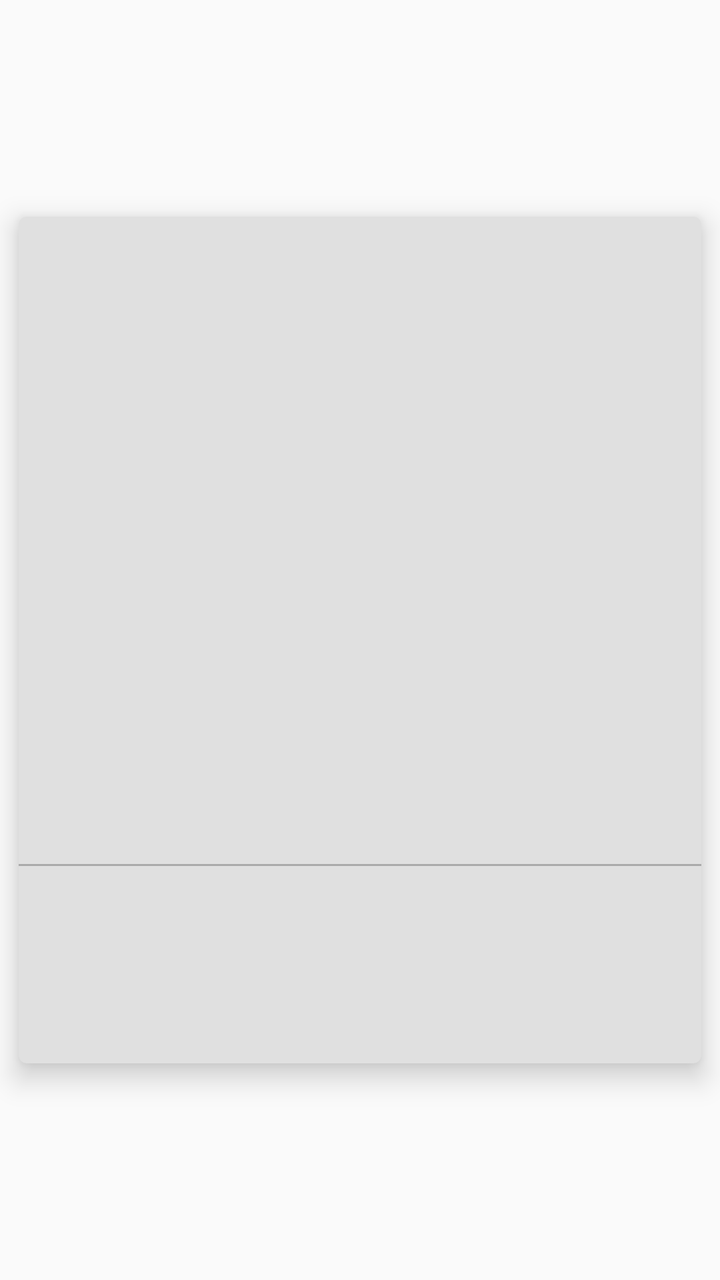
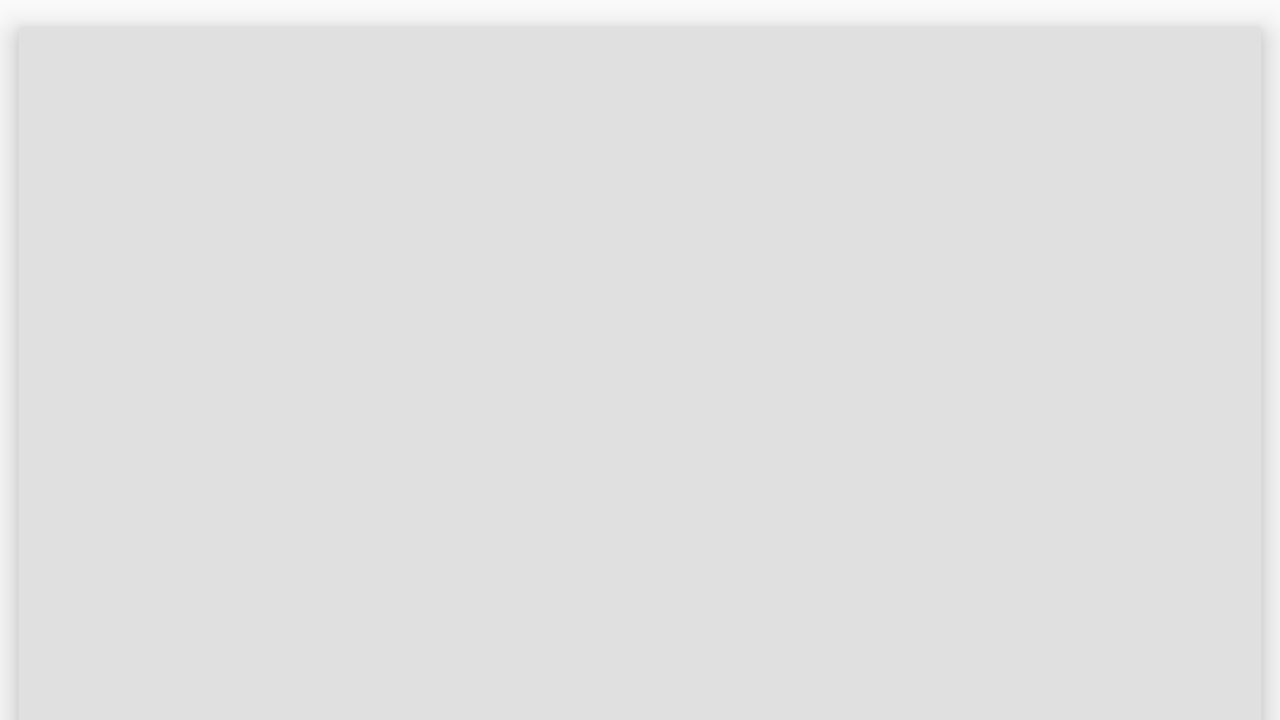

One screen, two layout resources from the same app: the default and the author's alternative for another configuration. Each is rendered where Android would select it; the XML of both is given below.
<!-- AndroidManifest.xml: application theme AppTheme -->
<!-- res/layout/movie_single.xml -->
<LinearLayout xmlns:android="http://schemas.android.com/apk/res/android"
    xmlns:card_view="http://schemas.android.com/apk/res-auto"
    android:layout_height="wrap_content"
    android:layout_width="match_parent">

    <androidx.cardview.widget.CardView
        android:id="@+id/card_view"
        android:layout_gravity="center"
        android:layout_width="match_parent"
        android:layout_height="450dp"
        card_view:cardBackgroundColor="@color/color_gray_300"
        card_view:cardCornerRadius="@dimen/card_corner_radius"
        card_view:cardElevation="@dimen/card_elevation_normal"
        card_view:cardUseCompatPadding="true">

        <LinearLayout
            android:layout_width="match_parent"
            android:layout_height="wrap_content"
            android:orientation="vertical">

            <ImageView
                android:id="@+id/iv_poster"
                android:layout_width="match_parent"
                android:layout_height="300dp"
                android:adjustViewBounds="true"
                android:scaleType="fitXY"
                android:layout_weight="1"/>

            <LinearLayout
                android:layout_width="match_parent"
                android:layout_height="150dp"
                android:orientation="vertical"
                android:layout_weight="2">

                <TextView
                    android:id="@+id/tv_title"
                    android:layout_width="match_parent"
                    android:layout_height="wrap_content"
                    android:textSize="@dimen/headline_text_size"
                   />

                <View
                    android:layout_width="match_parent"
                    android:layout_height="1dp"
                    android:background="@android:color/darker_gray"/>

                <TextView
                    android:id="@+id/tv_description"
                    android:layout_width="match_parent"
                    android:layout_height="100dp"/>

            </LinearLayout>


        </LinearLayout>

    </androidx.cardview.widget.CardView>

</LinearLayout>
<!-- resources referenced by this layout -->
<resources>
  <color name="color_gray_300">#E0E0E0</color>
  <dimen name="card_corner_radius">4dp</dimen>
  <dimen name="card_elevation_normal">8dp</dimen>
  <dimen name="headline_text_size">24sp</dimen>
  <style name="AppTheme" parent="Theme.AppCompat.Light.DarkActionBar">
          
          <item name="colorPrimary">@color/color_primary</item>
          <item name="colorPrimaryDark">@color/color_primary_dark</item>
          <item name="colorAccent">@color/color_accent</item>
      </style>
  <color name="color_primary">#008577</color>
  <color name="color_primary_dark">#00574B</color>
  <color name="color_accent">#D81B60</color>
</resources>
<!-- res/layout-land/movie_single.xml (the author's variant of the layout above) -->
<!-- drawn on the phone turned sideways -->
<?xml version="1.0" encoding="utf-8"?>
<LinearLayout
    xmlns:android="http://schemas.android.com/apk/res/android"
    xmlns:card_view="http://schemas.android.com/apk/res-auto"
    xmlns:tools="http://schemas.android.com/tools"
    android:orientation="vertical"
    android:layout_width="match_parent"
    android:layout_height="match_parent">

    <androidx.cardview.widget.CardView
        android:id="@+id/card_view"
        android:layout_gravity="center"
        android:layout_width="match_parent"
        android:layout_height="400dp"
        card_view:cardBackgroundColor="@color/color_gray_300"
        card_view:cardCornerRadius="@dimen/card_corner_radius"
        card_view:cardElevation="@dimen/card_elevation_normal"
        card_view:cardUseCompatPadding="true">

        <androidx.constraintlayout.widget.ConstraintLayout
            android:layout_width="match_parent"
            android:layout_height="match_parent"
            android:orientation="vertical">

            <ImageView
                android:id="@+id/iv_poster"
                android:layout_width="300dp"
                android:layout_height="match_parent"
                android:adjustViewBounds="true"
                android:scaleType="fitXY"
                card_view:layout_constraintLeft_toLeftOf="parent"
                card_view:layout_constraintTop_toTopOf="parent" />

            <androidx.constraintlayout.widget.ConstraintLayout
                android:layout_width="370dp"
                android:layout_height="match_parent"
                card_view:layout_constraintTop_toTopOf="parent"
                card_view:layout_constraintEnd_toEndOf="parent"
                card_view:layout_constraintStart_toEndOf="@id/iv_poster"
                tools:layout_editor_absoluteY="16dp">

                <TextView
                    android:id="@+id/tv_title"
                    android:layout_width="match_parent"
                    android:layout_height="wrap_content"
                    card_view:layout_constraintTop_toTopOf="parent"
                    android:layout_marginTop="16dp"
                    android:textSize="@dimen/headline_text_size" />

                <View
                    android:layout_width="match_parent"
                    android:layout_height="1dp"
                    card_view:layout_constraintTop_toBottomOf="@id/tv_title"
                    android:layout_marginTop="16dp"
                    card_view:layout_constraintBottom_toTopOf="@id/tv_description"
                    android:layout_marginBottom="16dp"
                    android:background="@android:color/darker_gray" />

                <TextView
                    android:id="@+id/tv_description"
                    android:layout_width="match_parent"
                    android:layout_marginTop="16dp"
                    card_view:layout_constraintTop_toBottomOf="@id/tv_title"
                    android:layout_height="100dp" />

            </androidx.constraintlayout.widget.ConstraintLayout>

        </androidx.constraintlayout.widget.ConstraintLayout>

    </androidx.cardview.widget.CardView>

</LinearLayout>
